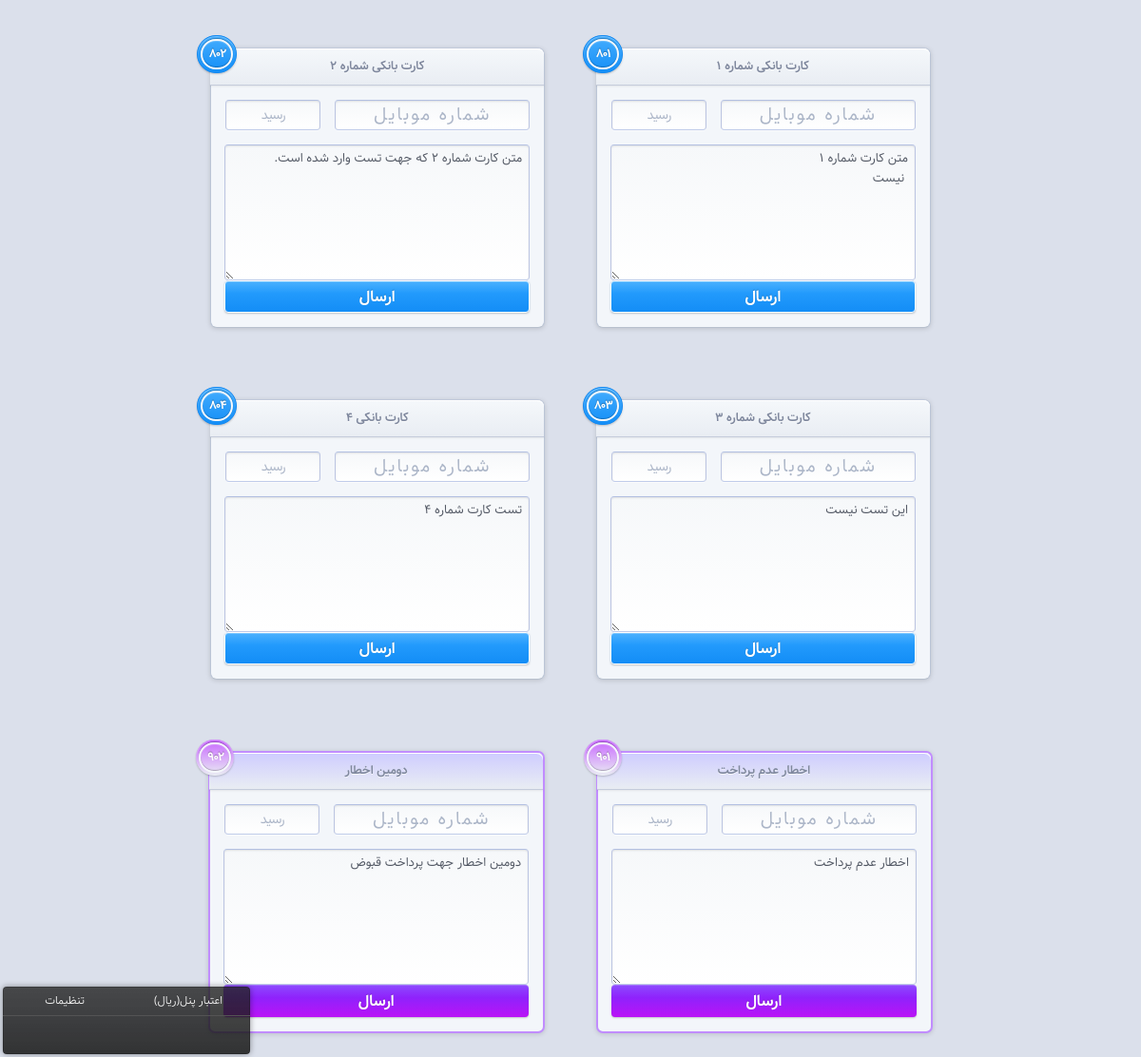
The page / on the database its author committed.
### tables this page shows
CREATE TABLE IF NOT EXISTS `templates` (
  `id` int(11) NOT NULL AUTO_INCREMENT,
  `code` int(11) DEFAULT NULL,
  `title` varchar(63) DEFAULT NULL,
  `content` text,
  PRIMARY KEY (`id`)
);

### library/config.php (called while the page is built, shortened)
<?php
$box_numbers = 4;
$retry_box_numbers = 2;
$temp = mysql_query("SELECT * FROM settings ") or die ("خطایی رخ داده است :".mysql_error());
$settings = mysql_fetch_assoc($temp);
$settings['sending_method'] = 'WSDL';
?>

### index.php (the view, shortened to what this page needs)
<!DOCTYPE html>
 <html lang="en">
<head>
  <link rel="stylesheet" href="css/style.css">
</head>
<body>
  <div class="aligner">
  <?php
  require_once('library/config.php');
    for ($i=0;$i+1<=$box_numbers;$i++){
      $mysql = mysql_query("SELECT * FROM templates WHERE CODE = ($settings[code1]+$i)") or die (mysql_error());
      $template = mysql_fetch_assoc($mysql);
      ?>
      <form class="message" id="message_<?php echo $i ?>">
        <div class="message-header">
          <h1 class="message-title">
            <?php echo $template['title'] ?>
            <span class="message-number"><?php echo $template['code'] ?></span>
          </h1>
        </div>
        <P>
        <input name="phone" type="text" class="message-input message-name phone" placeholder="شماره موبایل" autofocus required>
          <input type="text" class="message-input message-exp receipte" placeholder="رسید" value="" disabled>
        </P>
        <p>
          <textarea name="content" class="message-input message-card content" rows="4" placeholder="متن پیام" required><?php echo @$template['content'] ?></textarea>
        </p>
        <p>
          <input type="submit" value="ارسال" id="button_<?php echo $i ?>"class="message-btn first-button-color">
        </p>
      </form>
    <?php
    }
    echo "<br>";
    for ($i=0;$i+1<=$retry_box_numbers;$i++){
      $mysql = mysql_query("SELECT * FROM templates WHERE CODE = ($settings[code2]+$i)") or die (mysql_error());
      $template = mysql_fetch_assoc($mysql);
      ?>
      <form class="message border-second-color" id="message_<?php echo $i ?>">
        <div class="message-header">
          <h1 class="message-title second-background-color">
            <?php echo $template['title'] ?>
            <span class="message-number second-counter-color"><?php echo @$template['code'] ?></span>
          </h1>
        </div>
        <p>
          <input name="phone" type="text" class="message-input message-name phone" placeholder="شماره موبایل" autofocus required>
            <input type="text" class="message-input message-exp receipte" placeholder="رسید" value="" disabled>
        </P>
        <p>
          <textarea name="content" class="message-input message-card content" rows="4" placeholder="متن پیام" required><?php echo @$template['content'] ?></textarea>
        </p>
        <p>
          <input type="submit" value="ارسال" id="button_<?php echo $i ?>"class="message-btn second-button-color">
        </p>
      </form>
    <?php
    }
    ?>
  <div class="about">
    <p class="about-links">
      <a href="setting.php" id="">تنظیمات</a>
      <a href="#" id="panel_credites_btn">اعتبار پنل(ریال)</a>
    </p>
    <p class="about-links" id="panel_credites_result">
    </p>
  </div>
</div>
</body>
</html>

### rows shown on the page
templates: title "کارت بانکی شماره 1", code "801", content "متن کارت شماره 1 نیست"
templates: title "کارت بانکی شماره 2", code "802", content "متن کارت شماره 2 که جهت تست وارد شده است."
templates: title "کارت بانکی شماره 3", code "803", content "این تست نیست"
templates: title "کارت بانکی 4", code "804", content "تست کارت شماره 4"
templates: title "اخطار عدم پرداخت", code "901", content "اخطار عدم پرداخت"
templates: title "دومین اخطار", code "902", content "دومین اخطار جهت پرداخت قبوض"
